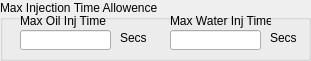
     <widget class="QGroupBox" name="groupBox_34">
      <property name="geometry">
       <rect>
        <x>10</x>
        <y>390</y>
        <width>311</width>
        <height>61</height>
       </rect>
      </property>
      <property name="title">
       <string>Max Injection Time Allowence</string>
      </property>
      <widget class="QLabel" name="label_52">
       <property name="geometry">
        <rect>
         <x>170</x>
         <y>10</y>
         <width>101</width>
         <height>21</height>
        </rect>
       </property>
       <property name="text">
        <string>Max Water Inj Time</string>
       </property>
      </widget>
      <widget class="QLabel" name="label_54">
       <property name="geometry">
        <rect>
         <x>20</x>
         <y>10</y>
         <width>91</width>
         <height>21</height>
        </rect>
       </property>
       <property name="text">
        <string>Max Oil Inj Time</string>
       </property>
      </widget>
      <widget class="QLineEdit" name="lineEdit_65">
       <property name="geometry">
        <rect>
         <x>20</x>
         <y>30</y>
         <width>91</width>
         <height>20</height>
        </rect>
       </property>
       <property name="font">
        <font>
         <pointsize>10</pointsize>
         <weight>75</weight>
         <bold>true</bold>
         <strikeout>false</strikeout>
        </font>
       </property>
       <property name="alignment">
        <set>Qt::AlignCenter</set>
       </property>
      </widget>
      <widget class="QLineEdit" name="lineEdit_66">
       <property name="geometry">
        <rect>
         <x>170</x>
         <y>30</y>
         <width>91</width>
         <height>20</height>
        </rect>
       </property>
       <property name="font">
        <font>
         <pointsize>10</pointsize>
         <weight>75</weight>
         <bold>true</bold>
         <strikeout>false</strikeout>
        </font>
       </property>
       <property name="alignment">
        <set>Qt::AlignCenter</set>
       </property>
      </widget>
      <widget class="QLabel" name="label_53">
       <property name="geometry">
        <rect>
         <x>120</x>
         <y>30</y>
         <width>31</width>
         <height>16</height>
        </rect>
       </property>
       <property name="text">
        <string>Secs</string>
       </property>
      </widget>
      <widget class="QLabel" name="label_56">
       <property name="geometry">
        <rect>
         <x>270</x>
         <y>30</y>
         <width>31</width>
         <height>16</height>
        </rect>
       </property>
       <property name="text">
        <string>Secs</string>
       </property>
      </widget>
     </widget>
